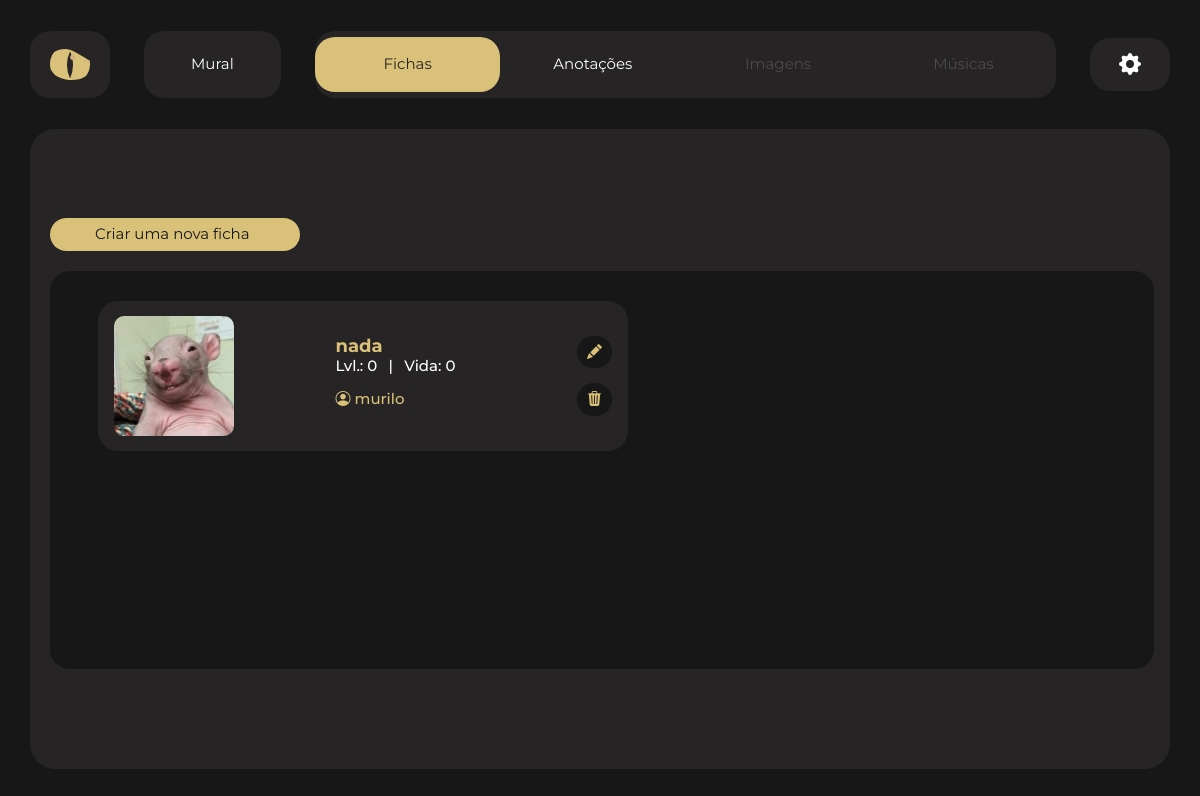
/campanha/14/fichas (signed in), run on an earlier commit of the app's database.
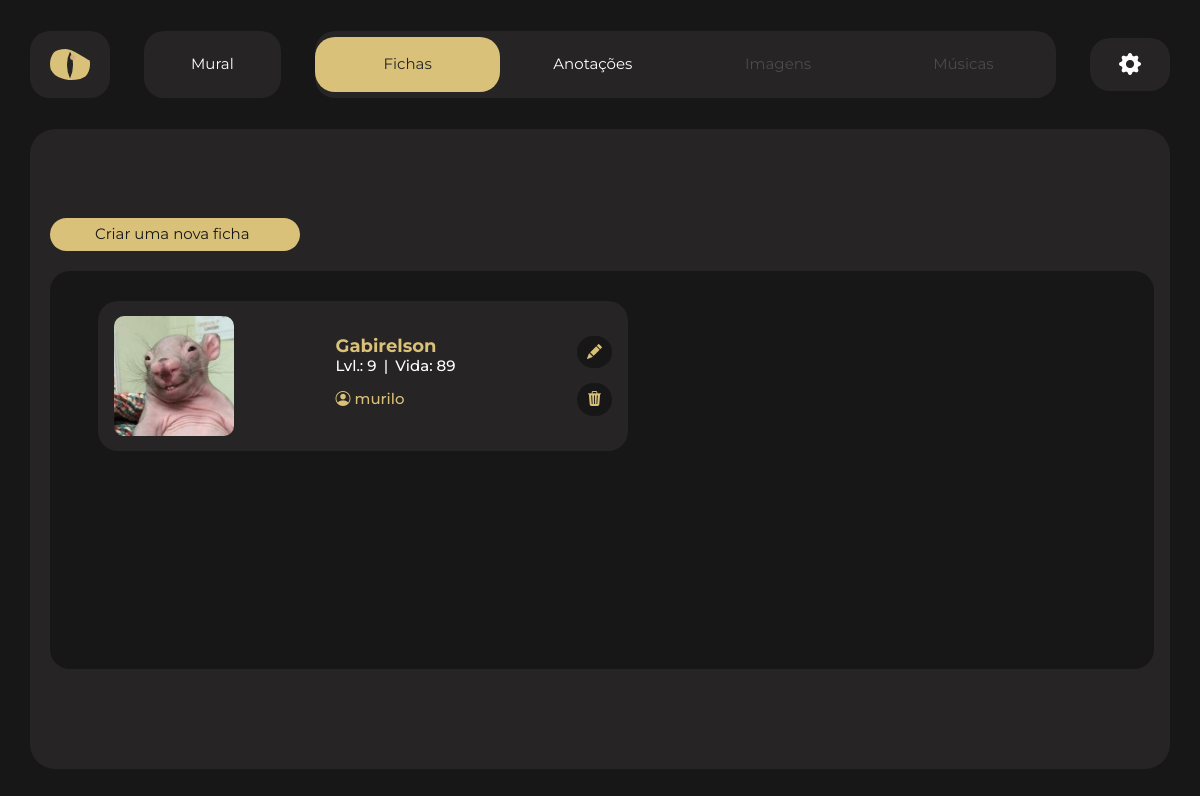
And on a later commit of the database.
### manager/models.py (models this page shows, shortened)
class Personagem(models.Model):
    campanha = models.ForeignKey(Campanha, on_delete=models.CASCADE)
    usuario = models.ForeignKey(get_user_model(), on_delete=models.CASCADE)
    nome = models.CharField(max_length=100, default='Sem nome')
    imagem = models.ImageField(upload_to='images/personagem')
    level = models.IntegerField(blank=True, default='0')
    ca = models.IntegerField(blank=True, default='0')
    vida = models.IntegerField(blank=True, default='0')
    classe = models.CharField(blank=True, max_length=100, default='0')
    raca = models.CharField(blank=True,max_length=100, default='0')
    deslocamento = models.CharField(blank=True,max_length=100, default='0')
    pericias = models.TextField(blank=True, default='0')
    mh = models.TextField(blank=True, default='0')
    inventario = models.TextField(blank=True, default='0')
    forca = models.IntegerField(blank=True, default='0')
    destreza = models.IntegerField(blank=True, default='0')
    constituicao = models.IntegerField(blank=True, default='0')
    inteligencia = models.IntegerField(blank=True, default='0')
    sabedoria = models.IntegerField(blank=True, default='0')
    carisma = models.IntegerField(blank=True, default='0')

### manager/views.py (the view)
# urls.py: path('campanha/<int:pk>/fichas', DashboardFichas.as_view(), name='dashboard-fichas'),
class DashboardFichas(LoginRequiredMixin, UserPassesTestMixin, DetailView):
    template_name = 'manager/dashboard/fichas.html'
    model = Campanha
    def get_context_data(self, **kwargs):
        context = super().get_context_data(**kwargs)
        user = self.request.user
        campanha = self.get_object()
        is_mestre = campanha.mestre == user
        if is_mestre:
            context['personagens'] = Personagem.objects.filter(campanha=campanha)
        else:
            context['personagens'] = Personagem.objects.filter(campanha=campanha, usuario=user)
        return context
    def test_func(self):
        campanha = self.get_object()
        is_mestre = self.request.user == campanha.mestre
        is_jogador = self.request.user in campanha.jogador.all()
        return (
            is_mestre or
            is_jogador or
            self.request.user.is_superuser
        )

### manager/templates/manager/dashboard/fichas.html (shortened to what this page needs)
{% extends 'base_dashboard.html' %}
{% block nav %}
  <div class="mural">
    <a class="botao" href="{% url 'dashboard' campanha.pk %}">Mural</a>
  </div>
  <div class="opcoes">
    <a class="botao-1-ativo" href="">Fichas</a>
    <a class="botao-1" href="{% url "dashboard-anotacoes" campanha.pk %}">Anotações</a>
    <a style="color: #4C4B4B;" class="botao-1-desativado">Imagens</a>
    <a style="color: #4C4B4B;" class="botao-1-desativado">Músicas</a>
  </div>
  <div class="
  {% if request.user != campanha.mestre %}
  configuracoes-desativado
  {% else %}
  configuracoes
  {% endif %}
  ">
    <a
    {% if request.user == campanha.mestre %}
    href="{% url "campanha-editar" campanha.pk %}"
    {% endif %}
    ><i
    class="bi bi-gear-fill"></i></a>
  </div>
{% endblock %}
{% block content %}
  <div class="area-fichas">
    <div class="af-l-side">
      <a href="{% url 'ficha-create' campanha.pk %}" class="criar-ficha">Criar uma nova ficha</a>
      <div class="lista-fichas">
        {% for personagem in personagens %}
          <div class="selec-char">
            <img src="{{ personagem.imagem.url }}" alt="" />
            <div class="char-info">
              <h2>{{ personagem.nome }}</h2>
              <div class="char-info-2">
                <h3>Lvl.: {{ personagem.level }}</h3>
                <h3>|</h3>
                <h3>Vida: {{ personagem.vida }}</h3>
              </div>
              <div class="char-info-3">
                <h3><i class="bi bi-person-circle"></i> {{ personagem.usuario }}</h3>
              </div>
            </div>
            <div class="ficha-acoes" style="display: flex; justify-content: center; align-items: center; align-content: center; flex-direction: column; margin-right: 15px;">
              <a style="background-color: #171717; padding: 5px; padding-left: 10px; padding-right: 10px; border-radius: 20px;font-size: 15px; color: #D9C179;" href="{% url 'ficha-update' personagem.pk %}"><i class="bi bi-pencil-fill"></i></a>
              <a style="background-color: #171717; padding: 5px; padding-left: 10px; padding-right: 10px; border-radius: 20px;margin-top: 15px;font-size: 15px ;color: #D9C179; cursor: pointer;" data-toggle="modal" data-target="#myModal{{ personagem.pk }}"><i class="bi bi-trash3-fill"></i></a>
            </div>
          </div>
        {% endfor %}
      </div>
    </div>
  </div>
{% endblock %}

What changed in the data, as far as the page shows it:
changed Personagem "murilo": nome "nada" → "Gabirelson"; level "0" → "9"; vida "0" → "89"
